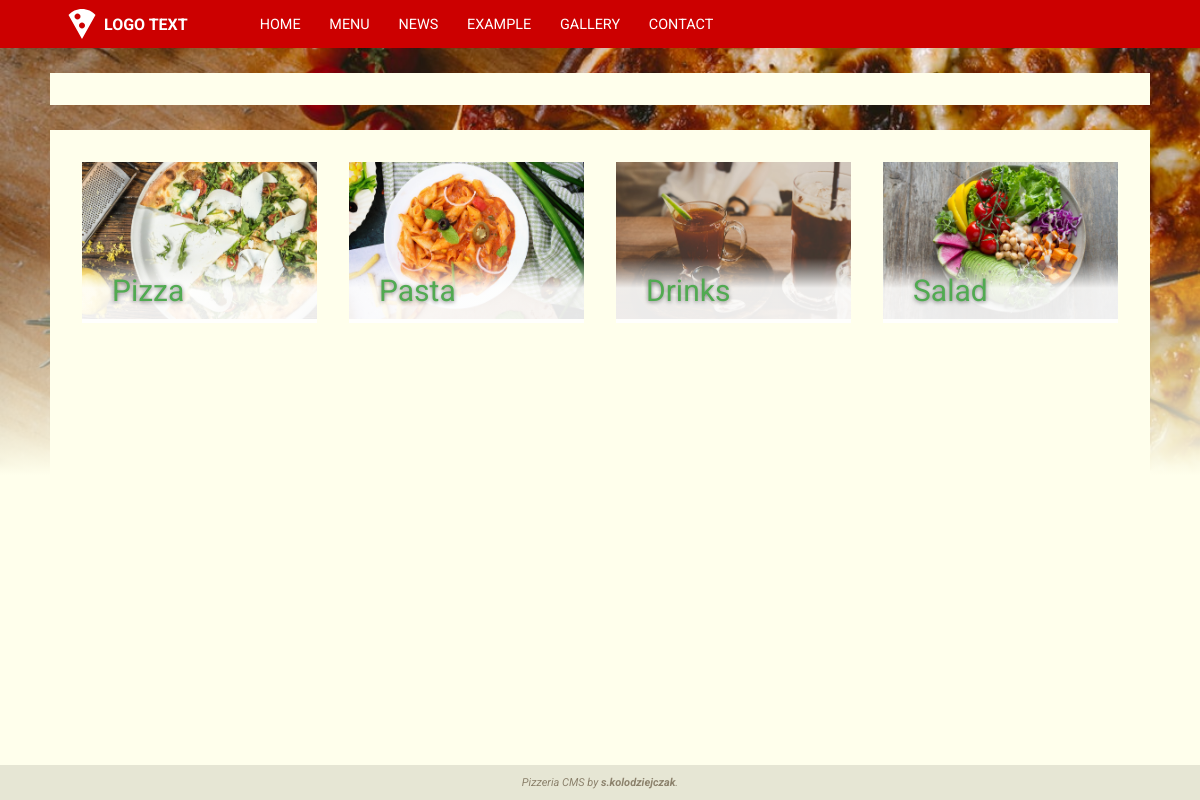
The app's page /page/menu, older data.
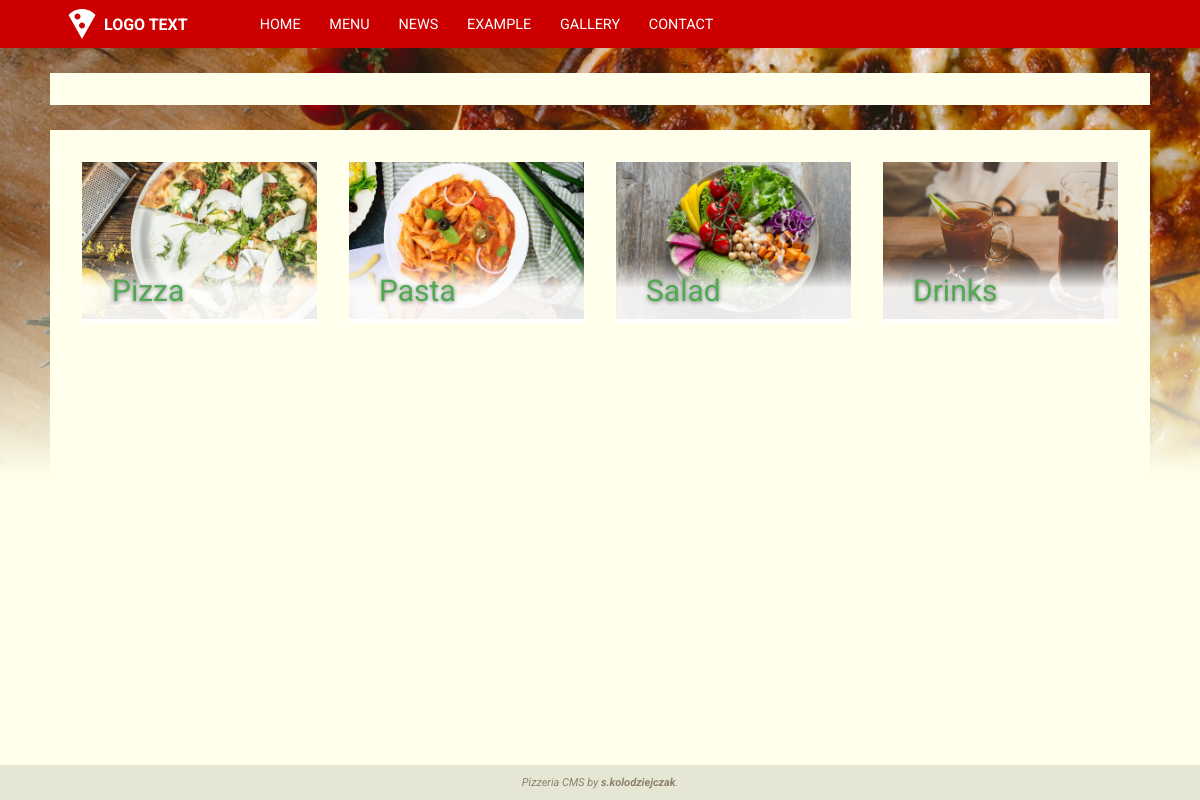
The same page, newer data.
### base/models.py (models this page shows, shortened)
class Navigation(models.Model):
  url = models.SlugField(max_length = 40, unique = True)
  label = models.CharField(max_length = 50)
  subsite = models.ForeignKey(Subsite, on_delete = models.CASCADE, blank = False, null = True)
  sort = models.PositiveIntegerField(default = 0)
  application = models.CharField(max_length = 40, blank = True)
  visible = models.BooleanField(default = True, blank = False)
  class Meta(object):
    ordering = ['sort']

### menu/models.py (models this page shows, shortened)
class Category(models.Model):
  category_label = models.CharField(max_length = 100)
  photo = models.ImageField(blank = True, upload_to = 'menu')
  sort = models.PositiveIntegerField(default = 0)
  class Meta(object):
    ordering = ['sort']

### base/views.py (the view)
# urls.py: path('<slug:url>', views.index, name='index'),
def index(request, url, param = None):
  try:
    link = Navigation.objects.filter(visible = True, url = url)[:1].get()
    if(link.subsite is None):
      return views[link.application].index(request, param)
    else:
      return render(request, 'subsite/index.html', {
        'item': link.subsite
      })
  except ObjectDoesNotExist:
    raise Http404

### base/utils.py (called while the page is built)
def get_navigation():
  return Navigation.objects.order_by('sort')

def get_config():
  return AppConfig.objects.all()[:1].get()

def get_ad():
  try:
    return Ad.objects.all()[:1].get()
  except ObjectDoesNotExist:
    return None

def render(request, templateUrl, viewbag = {}):
    ad = get_ad()
    cfg = get_config()
    nav = get_navigation()
    return django_render(request, templateUrl, {
      'ad': ad,
      'cfg': cfg,
      'nav': nav,
      'viewbag': viewbag,
    })

### menu/views.py (called while the page is built)
def render_categories(request):
  return render(request, 'menu/categories.html', {
    'categories': Category.objects.all()
  })

def index(request, param = None):
  category_str = request.GET.get('category', None)
  if category_str is None:
    return render_categories(request)
  category = Category.objects.filter(category_label__iexact = category_str)[0]
  return render_by_category(request, category)

### menu/templates/menu/categories.html
{% extends "base/base.html" %}
{% load static %}
{% block styles %}
  <link rel="stylesheet" type="text/css" href="{% static 'menu/styles/categories.css' %}">
{% endblock %}
{% block content %}
  {% if viewbag.categories %}
    <section class="categories">
    {% for c in viewbag.categories %}
      <a class="category"
         href="{% url 'base:index' 'menu' %}?category={{c.category_label | lower}}">
        <span class="category__label">{{ c.category_label }}</span>
      {% if c.photo %}
        <img class="category__photo" src="{{c.photo.url}}" alt="{{c.category_label}}"/>
      {% endif %}
      </a>
    {% endfor %}
    </section>
  {% endif %}
{% endblock %}

### base/templates/base/base.html (shortened to what this page needs)
{% extends "base/layout.html" %}
{% load static %}
{% block header %}
  <a class="logo" href="/">
    {% if cfg.logo_image %}
      <img class="logo__image" src="{{cfg.logo_image.url}}"/>
    {% endif %}
    <span class="logo__text">
      {{ cfg.logo_text }}
    </span>
  </a>
  <nav class="nav">
  {% for item in nav %}
    <a class="nav__link" href="{% url 'base:index' item.url %}">{{ item.label }}</a>
  {% endfor %}
  </nav>
{% endblock %}
{% block footer %}
  <p>Pizzeria CMS by <span class="bold">s.kolodziejczak</span>.</p>
{% endblock %}

Row changes from the older to the newer data that the page shows:
changed Category "Salad": moves up the list
